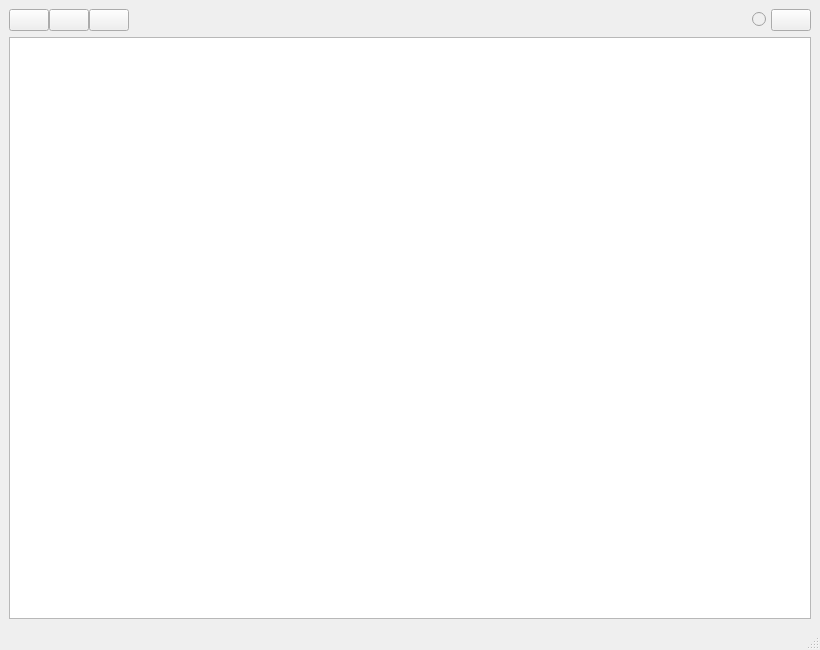
<?xml version="1.0" encoding="UTF-8"?>
<ui version="4.0">
 <class>MainWindow</class>
 <widget class="QMainWindow" name="MainWindow">
  <property name="geometry">
   <rect>
    <x>0</x>
    <y>0</y>
    <width>820</width>
    <height>650</height>
   </rect>
  </property>
  <property name="windowTitle">
   <string>MainWindow</string>
  </property>
  <property name="autoFillBackground">
   <bool>false</bool>
  </property>
  <property name="documentMode">
   <bool>false</bool>
  </property>
  <widget class="QWidget" name="centralwidget">
   <layout class="QVBoxLayout" name="verticalLayout">
    <item>
     <layout class="QHBoxLayout" name="horizontalLayout">
      <property name="spacing">
       <number>0</number>
      </property>
      <property name="rightMargin">
       <number>0</number>
      </property>
      <property name="bottomMargin">
       <number>0</number>
      </property>
      <item>
       <widget class="QPushButton" name="btnPlay">
        <property name="sizePolicy">
         <sizepolicy hsizetype="Fixed" vsizetype="Fixed">
          <horstretch>0</horstretch>
          <verstretch>0</verstretch>
         </sizepolicy>
        </property>
        <property name="minimumSize">
         <size>
          <width>10</width>
          <height>0</height>
         </size>
        </property>
        <property name="toolTip">
         <string>Play</string>
        </property>
        <property name="text">
         <string/>
        </property>
        <property name="icon">
         <iconset>
          <normaloff>icons/play.png</normaloff>icons/play.png</iconset>
        </property>
       </widget>
      </item>
      <item>
       <widget class="QPushButton" name="btnPause">
        <property name="sizePolicy">
         <sizepolicy hsizetype="Fixed" vsizetype="Fixed">
          <horstretch>0</horstretch>
          <verstretch>0</verstretch>
         </sizepolicy>
        </property>
        <property name="toolTip">
         <string>Pause</string>
        </property>
        <property name="text">
         <string/>
        </property>
        <property name="icon">
         <iconset>
          <normaloff>icons/pause.png</normaloff>icons/pause.png</iconset>
        </property>
       </widget>
      </item>
      <item>
       <widget class="QPushButton" name="btnStop">
        <property name="sizePolicy">
         <sizepolicy hsizetype="Fixed" vsizetype="Fixed">
          <horstretch>0</horstretch>
          <verstretch>0</verstretch>
         </sizepolicy>
        </property>
        <property name="toolTip">
         <string>Stop</string>
        </property>
        <property name="text">
         <string/>
        </property>
        <property name="icon">
         <iconset>
          <normaloff>icons/stop.png</normaloff>icons/stop.png</iconset>
        </property>
       </widget>
      </item>
      <item>
       <spacer name="horizontalSpacer">
        <property name="orientation">
         <enum>Qt::Horizontal</enum>
        </property>
        <property name="sizeHint" stdset="0">
         <size>
          <width>40</width>
          <height>20</height>
         </size>
        </property>
       </spacer>
      </item>
      <item>
       <widget class="QRadioButton" name="rdoDin">
        <property name="enabled">
         <bool>false</bool>
        </property>
        <property name="text">
         <string/>
        </property>
        <property name="checkable">
         <bool>true</bool>
        </property>
       </widget>
      </item>
      <item>
       <spacer name="horizontalSpacer_2">
        <property name="orientation">
         <enum>Qt::Horizontal</enum>
        </property>
        <property name="sizeType">
         <enum>QSizePolicy::Fixed</enum>
        </property>
        <property name="sizeHint" stdset="0">
         <size>
          <width>5</width>
          <height>20</height>
         </size>
        </property>
       </spacer>
      </item>
      <item>
       <widget class="QPushButton" name="btnDin">
        <property name="contextMenuPolicy">
         <enum>Qt::DefaultContextMenu</enum>
        </property>
        <property name="toolTip">
         <string>Dinâmica</string>
        </property>
        <property name="text">
         <string/>
        </property>
        <property name="icon">
         <iconset>
          <normaloff>icons/din.png</normaloff>icons/din.png</iconset>
        </property>
       </widget>
      </item>
     </layout>
    </item>
    <item>
     <widget class="PlotWidget" name="grPlot"/>
    </item>
   </layout>
  </widget>
  <widget class="QStatusBar" name="statusbar"/>
 </widget>
 <customwidgets>
  <customwidget>
   <class>PlotWidget</class>
   <extends>QGraphicsView</extends>
   <header>pyqtgraph</header>
  </customwidget>
 </customwidgets>
 <resources/>
 <connections/>
</ui>
